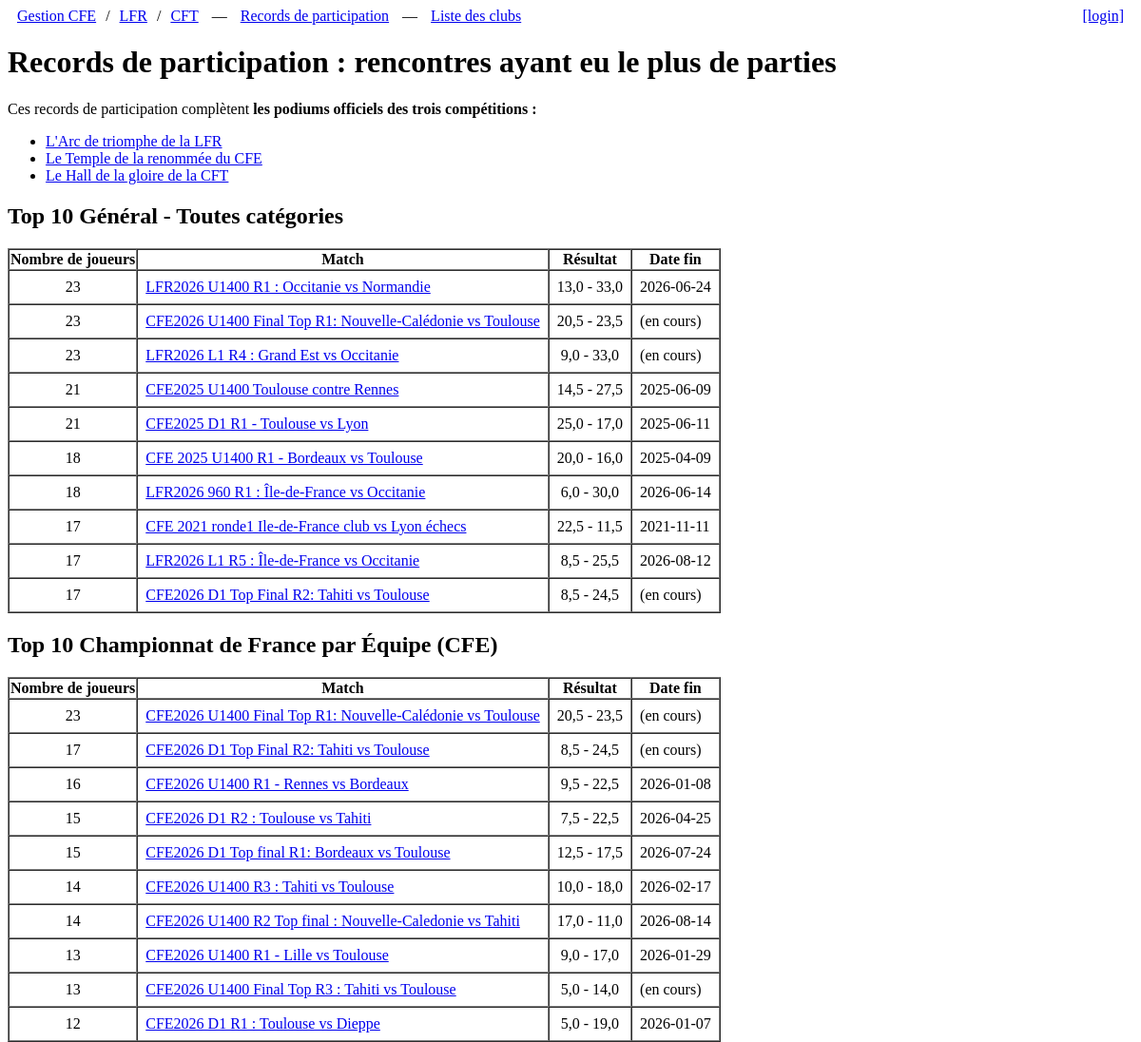
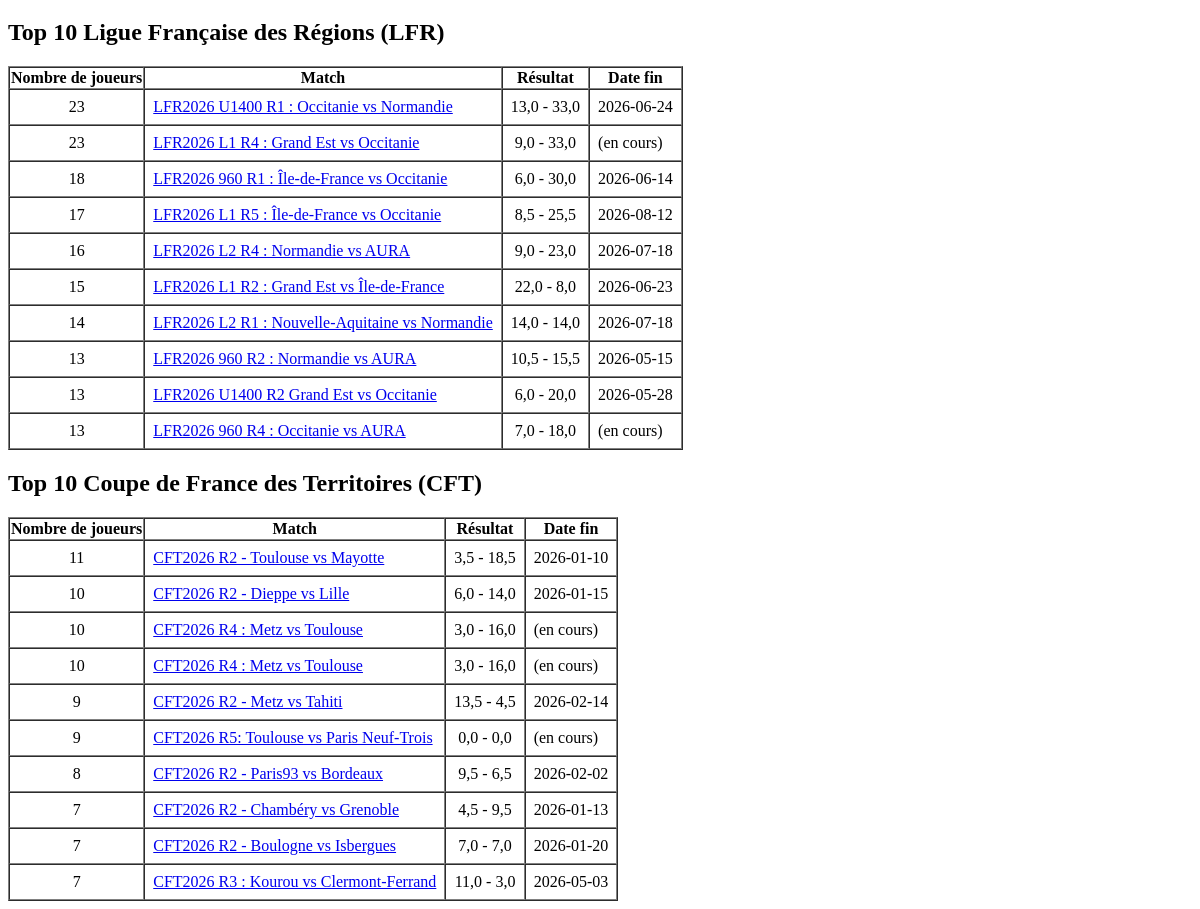
Page /top10/ on the earlier database version (2 pictures, top to bottom).
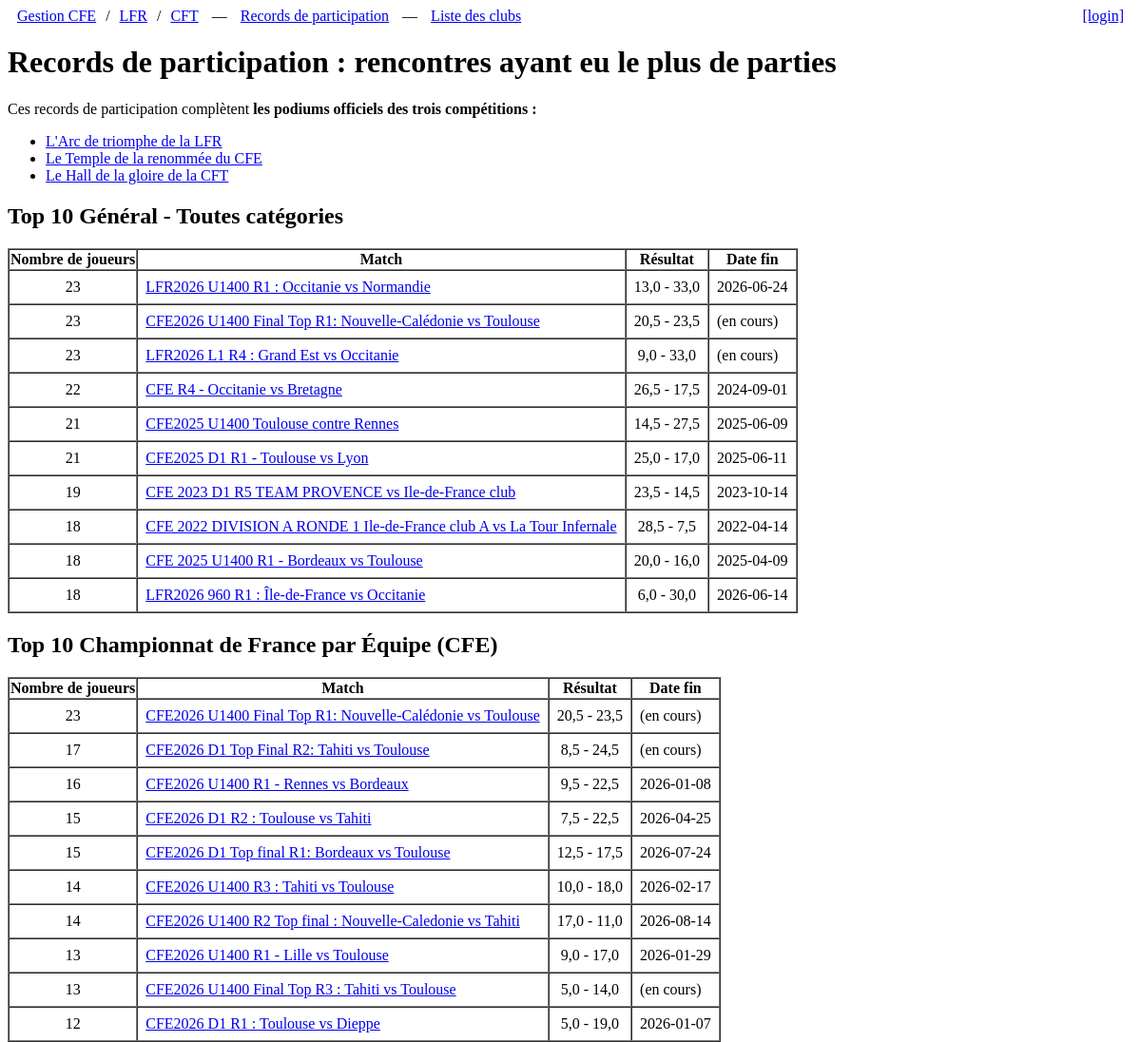
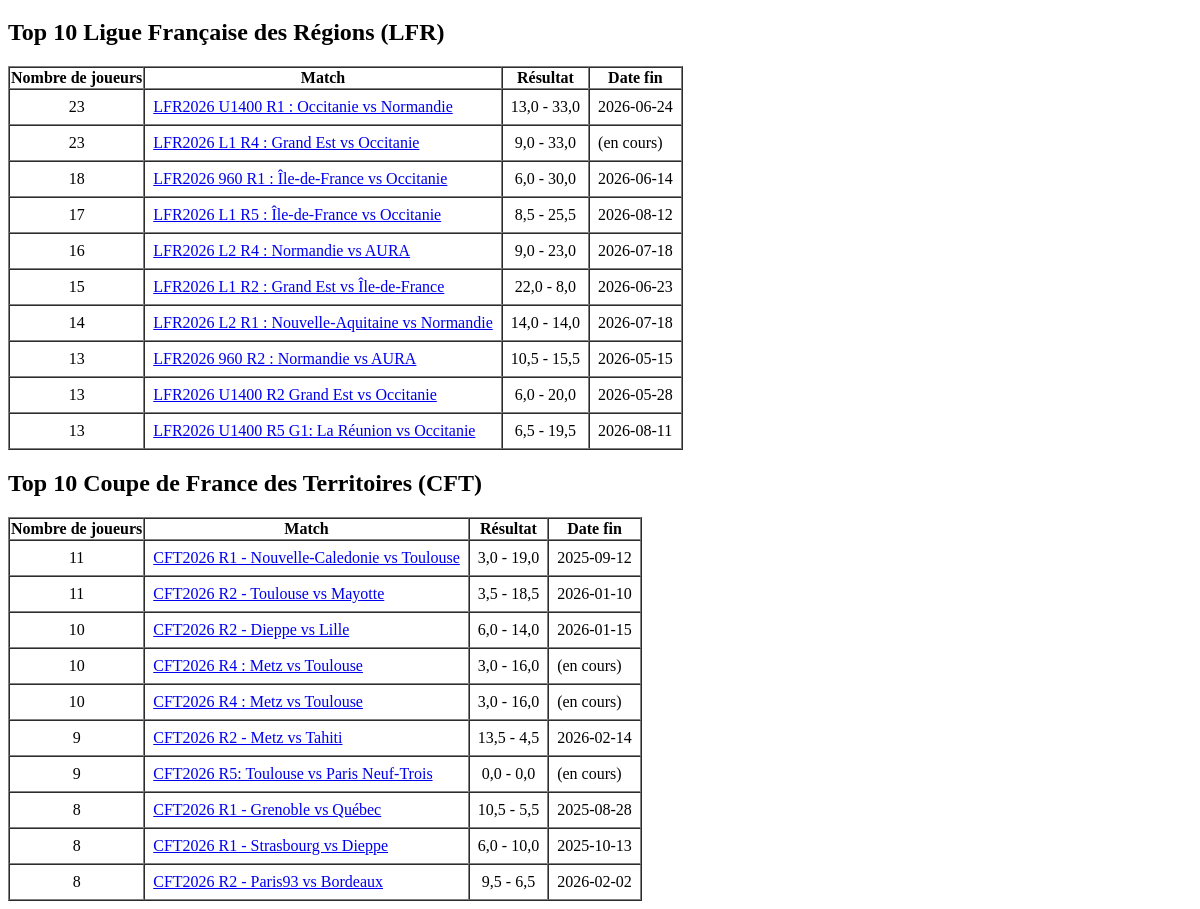
Same page on the later database version (2 pictures, top to bottom).
### tournoi/models.py (models this page shows, shortened)
class BaseModel(models.Model):
    id = models.CharField(max_length=100, primary_key=True)
    name = models.CharField(max_length=200, blank=True, default='')
    class Meta:
        abstract = True
    @property # so we can use `club.url` in Python or `{{ club.url }}` in HTML!
    def url(self): return self.url_prefix + self.id
    raw_data = models.JSONField(default=dict, blank=True)

class Match(BaseModel):
    api_prefix = "https://api.chess.com/pub/match/"
    url_prefix = "https://www.chess.com/club/matches/"
    competition = models.ForeignKey(Competition, on_delete=models.CASCADE, related_name='matches')
    status = models.CharField(max_length=50, blank=True)
    team1 = models.ForeignKey(Club, on_delete=models.SET_NULL, null=True, related_name='matches_as_team1')#club1
    team2 = models.ForeignKey(Club, on_delete=models.SET_NULL, null=True, related_name='matches_as_team2')#club2
    score_team1 = models.FloatField(default=0)
    score_team2 = models.FloatField(default=0)
    num_boards = models.IntegerField(default=0)
    @property
    def end_date(self) -> datetime | None:
        try: return datetime.fromtimestamp(int(self.raw_data['end_time']))
        except (KeyError, ValueError, TypeError): return None

### tournoi/views.py (the view)
# urls.py: path('top10/', views.top10, name='top10'),
def top10(request):
    current_year = str(date.today().year)
    matches = Match.objects.annotate(
            finished=F('score_team1') + F('score_team2')
        ).order_by( '-num_boards', '-finished',
                    F('raw_data__end_time').asc(nulls_last=True))
    top10 = {'': {  "name": "Général - Toutes catégories",
                    "matches": matches[:10] },
            'CFE': { 'name': 'Championnat de France par Équipe (CFE)'},
            'LFR': { 'name': 'Ligue Française des Régions (LFR)'},
            'CFT': { 'name': 'Coupe de France des Territoires (CFT)'},
        }
    matches = matches.filter(name__icontains=current_year)
    for code,data in top10.items():
        if code: data['matches'] = matches.filter(name__icontains=code)[:10]
    return render(request, 'tournoi/top10.html', {'sections': top10 })

### tournoi/templates/tournoi/top10.html (shortened to what this page needs)
{% extends 'base.html' %}
{% block content %}
<h1>Records de participation : rencontres ayant eu le plus de parties</h1>
Ces records de participation complètent <b> les podiums officiels des trois compétitions&nbsp;:</b>
<ul>
<li><a href="https://www.chess.com/fr/clubs/forum/view/arc-de-triomphe">
    L'Arc de triomphe de la LFR</a>
</li>
<li><a href="https://www.chess.com/fr/clubs/forum/view/temple-de-la-renommee-du-cfe">
    Le Temple de la renommée du CFE</a>
</li>
<li><a href="https://www.chess.com/fr/clubs/forum/view/hall-de-la-gloire-2">
    Le Hall de la gloire de la CFT</a>
</li>
</ul>
{% for code,section in sections.items %}
    <h2>Top 10 {{ section.name }}</h2>
<table border=1 cellspacing=0>
    <thead>
        <tr><th>Nombre de joueurs</th><th>Match</th><th>Résultat</th><th>Date fin</th></tr>
    </thead>
    <tbody>
{% for match in section.matches %}
    <tr>
        <td align=center>{{ match.num_boards }}</td>
        <td><a href="{{match.url}}">{{ match.name }}</a></td>
        <td align=center>{{ match.score_team1 }} - {{ match.score_team2 }}</td>
        <td>{{ match.end_date|date:'Y-m-d'|default:'(en cours)' }}</td>
    </tr>
{% empty %}
    <tr><td colspan="2">Aucun enregistrement trouvé.</td></tr>
{% endfor %}
    </tbody>
</table>
{% endfor %}
{% endblock content %}

Differences in the rows shown:
no longer on this page (row unchanged): Match: num_boards "17", name "CFE 2021 ronde1 Ile-de-France club vs Lyon échecs", score_team1 "22,5", score_team2 "11,5", end_date "2021-11-11", shown under "Général - Toutes catégories"
no longer on one of the page's lists (row edited): Match: num_boards "17", name "CFE2026 D1 Top Final R2: Tahiti vs Toulouse", score_team1 "8,5", score_team2 "24,5", end_date "(en cours)"
no longer on one of the page's lists (row unchanged): Match: num_boards "17", name "LFR2026 L1 R5 : Île-de-France vs Occitanie", score_team1 "8,5", score_team2 "25,5", end_date "2026-08-12"
no longer on this page (row unchanged): Match: num_boards "13", name "LFR2026 960 R4 : Occitanie vs AURA", score_team1 "7,0", score_team2 "18,0", end_date "(en cours)", shown under "Ligue Française des Régions (LFR)"
no longer on this page (row unchanged): Match: num_boards "7", name "CFT2026 R2 - Chambéry vs Grenoble", score_team1 "4,5", score_team2 "9,5", end_date "2026-01-13", shown under "Coupe de France des Territoires (CFT)"
no longer on this page (row unchanged): Match: num_boards "7", name "CFT2026 R2 - Boulogne vs Isbergues", score_team1 "7,0", score_team2 "7,0", end_date "2026-01-20", shown under "Coupe de France des Territoires (CFT)"
no longer on this page (row unchanged): Match: num_boards "7", name "CFT2026 R3 : Kourou vs Clermont-Ferrand", score_team1 "11,0", score_team2 "3,0", end_date "2026-05-03", shown under "Coupe de France des Territoires (CFT)"
added Match: num_boards "22", name "CFE R4 - Occitanie vs Bretagne", score_team1 "26,5", score_team2 "17,5", end_date "2024-09-01", shown under "Général - Toutes catégories"
added Match: num_boards "19", name "CFE 2023 D1 R5 TEAM PROVENCE vs Ile-de-France club", score_team1 "23,5", score_team2 "14,5", end_date "2023-10-14", shown under "Général - Toutes catégories"
added Match: num_boards "18", name "CFE 2022 DIVISION A RONDE 1 Ile-de-France club A vs La Tour Infernale", score_team1 "28,5", score_team2 "7,5", end_date "2022-04-14", shown under "Général - Toutes catégories"
now on this page (row edited): Match: num_boards "13", name "LFR2026 U1400 R5 G1: La Réunion vs Occitanie", score_team1 "6,5", score_team2 "19,5", end_date "2026-08-11", shown under "Ligue Française des Régions (LFR)"
added Match: num_boards "11", name "CFT2026 R1 - Nouvelle-Caledonie vs Toulouse", score_team1 "3,0", score_team2 "19,0", end_date "2025-09-12", shown under "Coupe de France des Territoires (CFT)"
added Match: num_boards "8", name "CFT2026 R1 - Grenoble vs Québec", score_team1 "10,5", score_team2 "5,5", end_date "2025-08-28", shown under "Coupe de France des Territoires (CFT)"
added Match: num_boards "8", name "CFT2026 R1 - Strasbourg vs Dieppe", score_team1 "6,0", score_team2 "10,0", end_date "2025-10-13", shown under "Coupe de France des Territoires (CFT)"
